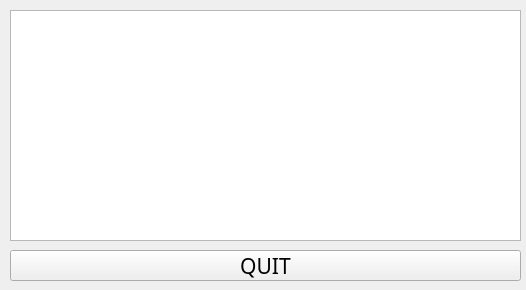
<?xml version="1.0" encoding="UTF-8"?>
<ui version="4.0">
 <class>Form</class>
 <widget class="QWidget" name="Form">
  <property name="geometry">
   <rect>
    <x>0</x>
    <y>0</y>
    <width>526</width>
    <height>290</height>
   </rect>
  </property>
  <property name="windowTitle">
   <string>TableView</string>
  </property>
  <widget class="QPushButton" name="QuitBTN">
   <property name="geometry">
    <rect>
     <x>10</x>
     <y>250</y>
     <width>511</width>
     <height>31</height>
    </rect>
   </property>
   <property name="font">
    <font>
     <family>Agency FB</family>
     <pointsize>16</pointsize>
    </font>
   </property>
   <property name="text">
    <string>QUIT</string>
   </property>
  </widget>
  <widget class="QTableWidget" name="ResultTable">
   <property name="geometry">
    <rect>
     <x>10</x>
     <y>10</y>
     <width>511</width>
     <height>231</height>
    </rect>
   </property>
  </widget>
 </widget>
 <resources/>
 <connections/>
</ui>
